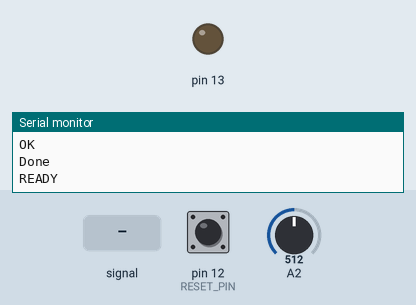
This sketch was run on a simulated Arduino Uno, built with avr-gcc and run on an emulated ATmega328P. On the bench: output pins drawn as LEDs (lit = HIGH), the last lines printed to the serial monitor. The test bench sets the inputs (shaded band); at power-on: pin 12 (RESET_PIN) HIGH, A2 = 512. The modem accepts every AT command (registered, SIM ready, sends succeed) and sends nothing else.

Above: at 3.4 s.
3.5 s: A2 fed a 200 Hz sine of ±81 counts around its level
At 5.9 s:
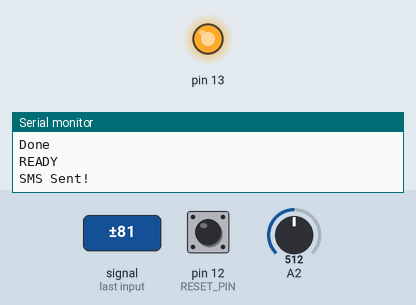
Timing chart, 0 to 16.0 s (numbered marks = the images above; inputs shaded):
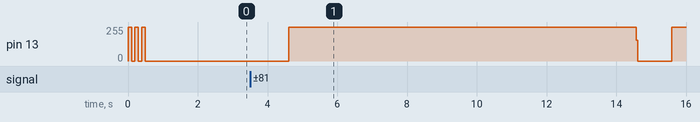

Measured:
- after the input at 3.5 s, pin 13: 0/255 → 253/255 after 1.1 s, → 0/255 10.0 s later, → 255/255 1.0 s later

The sketch:

sketch_jun30a.ino
```cpp
#include <MsTimer2.h>
#include <SoftwareSerial.h>

#define SIM800_TX_PIN 2
#define SIM800_RX_PIN 3
#define LAMA_TANGISAN 500 //500ms = 0.5 detik
#define LAMA_TLF 30000 //2000ms = 2 detik
#define LAMA_SMS 10000 //2000ms = 2 detik
#define SMS_MAX 1
#define RESET 0
#define BANYAK_SAMPLE 300
#define TRIG 10
#define RESET_PIN 12

SoftwareSerial gsm(SIM800_TX_PIN, SIM800_RX_PIN); //(X,RX)


int dataSuara [BANYAK_SAMPLE];
int maxAmp, minAmp, hitungSuara, delayTlf = 0, delaySMS = 0;
byte minmax, hitungSMS = 0;
boolean trigSuara = 0;
boolean trigTlf = 0;
boolean tombolReset = 0, onCall = 0, onSMS = 0;
String data;

int ledSystem = 0;

void setup() {
  // put your setup code here, to run once:
  pinMode(13, OUTPUT);
  pinMode(A2, INPUT);
  pinMode(RESET_PIN, INPUT_PULLUP);
  Serial.begin(9600);
  gsm.begin(9600);               // the GPRS baud rate

  digitalWrite(13, 1);
  delay(100);
  digitalWrite(13, 0);
  delay(100);
  digitalWrite(13, 1);
  delay(100);
  digitalWrite(13, 0);
  delay(100);
  digitalWrite(13, 1);
  delay(100);
  digitalWrite(13, 0);
  delay(100);
  MsTimer2::set(1, MSTimer2); // 1ms period
  MsTimer2::start();
  gsmInit();

}

void loop() {
  if (!onCall && !onSMS)
  {
    ambilDataSuara();
    cekDataSuara();
    tombolReset = digitalRead(RESET_PIN);
    if (tombolReset == 0)
    {
      Serial.println("reset");
      reset();
    }
  }
}

void reset()
{
  hitungSuara = RESET;
  trigTlf = RESET;
  hitungSMS = RESET;
  trigSuara = RESET;
}

void MSTimer2()   //counter 1ms
{
  if (trigSuara == 1)
    hitungSuara++;
  if (hitungSuara > LAMA_TANGISAN)
  {
    sms();
    hitungSuara = 0;
  }
  //Serial.println(hitungSuara);
  if (onCall == 1)
  {
    delayTlf++;
    hitungSuara = 0;
    digitalWrite(13, 1);
  }
  else
    digitalWrite(13, 0);

  if (delayTlf > LAMA_TLF)
  {
    onCall = 0;
    delayTlf = 0;
  }

  if (onSMS == 1)
  {
    hitungSuara = 0;
    delaySMS++;
    digitalWrite(13, 1);
  }
  else
    digitalWrite(13, 0);

  if (delaySMS > LAMA_SMS)
  {
    onSMS = 0;
    delaySMS = 0;
  }
}

void sms()
{
  onSMS = 1;
  if (hitungSMS + 1 > SMS_MAX)
    tlf();
  if (trigTlf == 0)
  {
    hitungSMS++; //Set SMS format to ASCII
    gsm.write("AT+CMGF=1\r\n");
    delay(1000);

    //HEADER
    gsm.write("AT+CMGS=\"085346414910\"\r\n");            //ganti nomer hp
    delay(1000);
    //ISI
    gsm.write("SOUND DETECTED");
    delay(1000);
    //END
    gsm.write((char)26);
    delay(1000);
    Serial.println("SMS Sent!");
  }
  hitungSuara = 0;
}

void tlf()
{
  trigTlf = 1;
  onCall = 1;
  gsm.println("ATD085346414910;");                      // ganti nomer hp
  Serial.println("CALLING");
}

void ambilDataSuara() {
  maxAmp = 0;
  minAmp = 1024;
  for (int a = 0; a < BANYAK_SAMPLE; a++)
  {
    dataSuara[a] = analogRead(A2);
    maxAmp = max(dataSuara[a], maxAmp);
    minAmp = min(dataSuara[a], minAmp);
  }
}

void cekDataSuara()
{
  minmax = maxAmp - minAmp;
  //Serial.print("minmax: ");
  //Serial.println(minmax);
  if (minmax > TRIG && trigSuara == 0 ) {
    trigSuara = 1;
  }
  else
    trigSuara = 0;
}

void gsmInit() {
  gsm.write("AT\r");
  delay(100);
  gsm.write((char)26);//the ASCII code of the ctrl+z is 26
  delay(100);
  byte a = 0;
  byte b = 0;
  while (1)
  {
    char kata;
    if (gsm.available() > 0)
    {
      Serial.print(gsm.readString());
      goto gsmEndsInit;
    }
    b++;
    //Serial.println(b);
    if (b == 50)
    {
      b = 0;
    }
  }
gsmEndsInit:
  Serial.print("\nDone\n");
  gsm.write("AT+CMGF=1\r");
  delay(200);
  gsm.write("AT+CMGL=\"REC UNREAD\"\r"); // to read ALL the SMS in text mode
  delay(200);
  Serial.println("READY");
}
```
